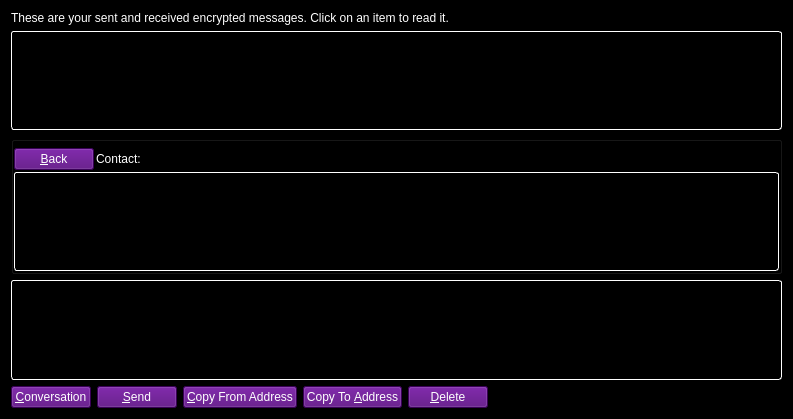
<?xml version="1.0" encoding="UTF-8"?>
<ui version="4.0">
 <class>MessagePage</class>
 <widget class="QWidget" name="MessagePage">
  <property name="geometry">
   <rect>
    <x>0</x>
    <y>0</y>
    <width>793</width>
    <height>419</height>
   </rect>
  </property>
  <property name="palette">
   <palette>
    <active>
     <colorrole role="WindowText">
      <brush brushstyle="SolidPattern">
       <color alpha="255">
        <red>255</red>
        <green>255</green>
        <blue>255</blue>
       </color>
      </brush>
     </colorrole>
     <colorrole role="Button">
      <brush brushstyle="SolidPattern">
       <color alpha="255">
        <red>0</red>
        <green>0</green>
        <blue>0</blue>
       </color>
      </brush>
     </colorrole>
     <colorrole role="Light">
      <brush brushstyle="SolidPattern">
       <color alpha="255">
        <red>0</red>
        <green>0</green>
        <blue>0</blue>
       </color>
      </brush>
     </colorrole>
     <colorrole role="Midlight">
      <brush brushstyle="SolidPattern">
       <color alpha="255">
        <red>0</red>
        <green>0</green>
        <blue>0</blue>
       </color>
      </brush>
     </colorrole>
     <colorrole role="Dark">
      <brush brushstyle="SolidPattern">
       <color alpha="255">
        <red>0</red>
        <green>0</green>
        <blue>0</blue>
       </color>
      </brush>
     </colorrole>
     <colorrole role="Mid">
      <brush brushstyle="SolidPattern">
       <color alpha="255">
        <red>0</red>
        <green>0</green>
        <blue>0</blue>
       </color>
      </brush>
     </colorrole>
     <colorrole role="Text">
      <brush brushstyle="SolidPattern">
       <color alpha="255">
        <red>255</red>
        <green>255</green>
        <blue>255</blue>
       </color>
      </brush>
     </colorrole>
     <colorrole role="BrightText">
      <brush brushstyle="SolidPattern">
       <color alpha="255">
        <red>255</red>
        <green>255</green>
        <blue>255</blue>
       </color>
      </brush>
     </colorrole>
     <colorrole role="ButtonText">
      <brush brushstyle="SolidPattern">
       <color alpha="255">
        <red>255</red>
        <green>255</green>
        <blue>255</blue>
       </color>
      </brush>
     </colorrole>
     <colorrole role="Base">
      <brush brushstyle="SolidPattern">
       <color alpha="255">
        <red>0</red>
        <green>0</green>
        <blue>0</blue>
       </color>
      </brush>
     </colorrole>
     <colorrole role="Window">
      <brush brushstyle="SolidPattern">
       <color alpha="255">
        <red>0</red>
        <green>0</green>
        <blue>0</blue>
       </color>
      </brush>
     </colorrole>
     <colorrole role="Shadow">
      <brush brushstyle="SolidPattern">
       <color alpha="255">
        <red>0</red>
        <green>0</green>
        <blue>0</blue>
       </color>
      </brush>
     </colorrole>
     <colorrole role="AlternateBase">
      <brush brushstyle="SolidPattern">
       <color alpha="255">
        <red>0</red>
        <green>0</green>
        <blue>0</blue>
       </color>
      </brush>
     </colorrole>
     <colorrole role="ToolTipBase">
      <brush brushstyle="SolidPattern">
       <color alpha="255">
        <red>255</red>
        <green>255</green>
        <blue>220</blue>
       </color>
      </brush>
     </colorrole>
     <colorrole role="ToolTipText">
      <brush brushstyle="SolidPattern">
       <color alpha="255">
        <red>0</red>
        <green>0</green>
        <blue>0</blue>
       </color>
      </brush>
     </colorrole>
    </active>
    <inactive>
     <colorrole role="WindowText">
      <brush brushstyle="SolidPattern">
       <color alpha="255">
        <red>255</red>
        <green>255</green>
        <blue>255</blue>
       </color>
      </brush>
     </colorrole>
     <colorrole role="Button">
      <brush brushstyle="SolidPattern">
       <color alpha="255">
        <red>0</red>
        <green>0</green>
        <blue>0</blue>
       </color>
      </brush>
     </colorrole>
     <colorrole role="Light">
      <brush brushstyle="SolidPattern">
       <color alpha="255">
        <red>0</red>
        <green>0</green>
        <blue>0</blue>
       </color>
      </brush>
     </colorrole>
     <colorrole role="Midlight">
      <brush brushstyle="SolidPattern">
       <color alpha="255">
        <red>0</red>
        <green>0</green>
        <blue>0</blue>
       </color>
      </brush>
     </colorrole>
     <colorrole role="Dark">
      <brush brushstyle="SolidPattern">
       <color alpha="255">
        <red>0</red>
        <green>0</green>
        <blue>0</blue>
       </color>
      </brush>
     </colorrole>
     <colorrole role="Mid">
      <brush brushstyle="SolidPattern">
       <color alpha="255">
        <red>0</red>
        <green>0</green>
        <blue>0</blue>
       </color>
      </brush>
     </colorrole>
     <colorrole role="Text">
      <brush brushstyle="SolidPattern">
       <color alpha="255">
        <red>255</red>
        <green>255</green>
        <blue>255</blue>
       </color>
      </brush>
     </colorrole>
     <colorrole role="BrightText">
      <brush brushstyle="SolidPattern">
       <color alpha="255">
        <red>255</red>
        <green>255</green>
        <blue>255</blue>
       </color>
      </brush>
     </colorrole>
     <colorrole role="ButtonText">
      <brush brushstyle="SolidPattern">
       <color alpha="255">
        <red>255</red>
        <green>255</green>
        <blue>255</blue>
       </color>
      </brush>
     </colorrole>
     <colorrole role="Base">
      <brush brushstyle="SolidPattern">
       <color alpha="255">
        <red>0</red>
        <green>0</green>
        <blue>0</blue>
       </color>
      </brush>
     </colorrole>
     <colorrole role="Window">
      <brush brushstyle="SolidPattern">
       <color alpha="255">
        <red>0</red>
        <green>0</green>
        <blue>0</blue>
       </color>
      </brush>
     </colorrole>
     <colorrole role="Shadow">
      <brush brushstyle="SolidPattern">
       <color alpha="255">
        <red>0</red>
        <green>0</green>
        <blue>0</blue>
       </color>
      </brush>
     </colorrole>
     <colorrole role="AlternateBase">
      <brush brushstyle="SolidPattern">
       <color alpha="255">
        <red>0</red>
        <green>0</green>
        <blue>0</blue>
       </color>
      </brush>
     </colorrole>
     <colorrole role="ToolTipBase">
      <brush brushstyle="SolidPattern">
       <color alpha="255">
        <red>255</red>
        <green>255</green>
        <blue>220</blue>
       </color>
      </brush>
     </colorrole>
     <colorrole role="ToolTipText">
      <brush brushstyle="SolidPattern">
       <color alpha="255">
        <red>0</red>
        <green>0</green>
        <blue>0</blue>
       </color>
      </brush>
     </colorrole>
    </inactive>
    <disabled>
     <colorrole role="WindowText">
      <brush brushstyle="SolidPattern">
       <color alpha="255">
        <red>0</red>
        <green>0</green>
        <blue>0</blue>
       </color>
      </brush>
     </colorrole>
     <colorrole role="Button">
      <brush brushstyle="SolidPattern">
       <color alpha="255">
        <red>0</red>
        <green>0</green>
        <blue>0</blue>
       </color>
      </brush>
     </colorrole>
     <colorrole role="Light">
      <brush brushstyle="SolidPattern">
       <color alpha="255">
        <red>0</red>
        <green>0</green>
        <blue>0</blue>
       </color>
      </brush>
     </colorrole>
     <colorrole role="Midlight">
      <brush brushstyle="SolidPattern">
       <color alpha="255">
        <red>0</red>
        <green>0</green>
        <blue>0</blue>
       </color>
      </brush>
     </colorrole>
     <colorrole role="Dark">
      <brush brushstyle="SolidPattern">
       <color alpha="255">
        <red>0</red>
        <green>0</green>
        <blue>0</blue>
       </color>
      </brush>
     </colorrole>
     <colorrole role="Mid">
      <brush brushstyle="SolidPattern">
       <color alpha="255">
        <red>0</red>
        <green>0</green>
        <blue>0</blue>
       </color>
      </brush>
     </colorrole>
     <colorrole role="Text">
      <brush brushstyle="SolidPattern">
       <color alpha="255">
        <red>0</red>
        <green>0</green>
        <blue>0</blue>
       </color>
      </brush>
     </colorrole>
     <colorrole role="BrightText">
      <brush brushstyle="SolidPattern">
       <color alpha="255">
        <red>255</red>
        <green>255</green>
        <blue>255</blue>
       </color>
      </brush>
     </colorrole>
     <colorrole role="ButtonText">
      <brush brushstyle="SolidPattern">
       <color alpha="255">
        <red>0</red>
        <green>0</green>
        <blue>0</blue>
       </color>
      </brush>
     </colorrole>
     <colorrole role="Base">
      <brush brushstyle="SolidPattern">
       <color alpha="255">
        <red>0</red>
        <green>0</green>
        <blue>0</blue>
       </color>
      </brush>
     </colorrole>
     <colorrole role="Window">
      <brush brushstyle="SolidPattern">
       <color alpha="255">
        <red>0</red>
        <green>0</green>
        <blue>0</blue>
       </color>
      </brush>
     </colorrole>
     <colorrole role="Shadow">
      <brush brushstyle="SolidPattern">
       <color alpha="255">
        <red>0</red>
        <green>0</green>
        <blue>0</blue>
       </color>
      </brush>
     </colorrole>
     <colorrole role="AlternateBase">
      <brush brushstyle="SolidPattern">
       <color alpha="255">
        <red>0</red>
        <green>0</green>
        <blue>0</blue>
       </color>
      </brush>
     </colorrole>
     <colorrole role="ToolTipBase">
      <brush brushstyle="SolidPattern">
       <color alpha="255">
        <red>255</red>
        <green>255</green>
        <blue>220</blue>
       </color>
      </brush>
     </colorrole>
     <colorrole role="ToolTipText">
      <brush brushstyle="SolidPattern">
       <color alpha="255">
        <red>0</red>
        <green>0</green>
        <blue>0</blue>
       </color>
      </brush>
     </colorrole>
    </disabled>
   </palette>
  </property>
  <property name="windowTitle">
   <string>Address Book</string>
  </property>
  <layout class="QVBoxLayout" name="verticalLayout_2">
   <item>
    <widget class="QLabel" name="labelExplanation">
     <property name="text">
      <string>These are your sent and received encrypted messages. Click on an item to read it.</string>
     </property>
     <property name="textFormat">
      <enum>Qt::PlainText</enum>
     </property>
     <property name="wordWrap">
      <bool>true</bool>
     </property>
    </widget>
   </item>
   <item>
    <widget class="QTableView" name="tableView">
     <property name="contextMenuPolicy">
      <enum>Qt::CustomContextMenu</enum>
     </property>
     <property name="toolTip">
      <string>Click on a message to view it</string>
     </property>
     <property name="styleSheet">
      <string notr="true">background: rgb(0,0,0); color: rgb(255,255,255); border: 1px inset white; border-radius: 3px; margin: 0px;</string>
     </property>
     <property name="tabKeyNavigation">
      <bool>false</bool>
     </property>
     <property name="alternatingRowColors">
      <bool>true</bool>
     </property>
     <property name="selectionMode">
      <enum>QAbstractItemView::SingleSelection</enum>
     </property>
     <property name="selectionBehavior">
      <enum>QAbstractItemView::SelectRows</enum>
     </property>
     <property name="sortingEnabled">
      <bool>true</bool>
     </property>
     <attribute name="verticalHeaderVisible">
      <bool>false</bool>
     </attribute>
    </widget>
   </item>
   <item>
    <layout class="QVBoxLayout" name="verticalLayout">
     <item>
      <widget class="QGroupBox" name="messageDetails">
       <property name="title">
        <string/>
       </property>
       <layout class="QVBoxLayout" name="verticalLayout_4">
        <property name="spacing">
         <number>2</number>
        </property>
        <property name="leftMargin">
         <number>0</number>
        </property>
        <property name="topMargin">
         <number>6</number>
        </property>
        <property name="rightMargin">
         <number>0</number>
        </property>
        <property name="bottomMargin">
         <number>0</number>
        </property>
        <item>
         <layout class="QHBoxLayout" name="horizontalLayout_3">
          <item>
           <widget class="QPushButton" name="backButton">
            <property name="styleSheet">
             <string notr="true">background-color: rgb(80, 0, 120);
color: rgb(255, 255, 255);</string>
            </property>
            <property name="text">
             <string>&amp;Back</string>
            </property>
            <property name="icon">
             <iconset resource="../bitphantom.qrc">
              <normaloff>:/icons/quit</normaloff>:/icons/quit</iconset>
            </property>
           </widget>
          </item>
          <item>
           <widget class="QLabel" name="labelContact">
            <property name="text">
             <string>Contact:</string>
            </property>
           </widget>
          </item>
          <item>
           <widget class="QLabel" name="contactLabel">
            <property name="text">
             <string/>
            </property>
           </widget>
          </item>
          <item>
           <spacer name="horizontalSpacer_3">
            <property name="orientation">
             <enum>Qt::Horizontal</enum>
            </property>
            <property name="sizeHint" stdset="0">
             <size>
              <width>40</width>
              <height>20</height>
             </size>
            </property>
           </spacer>
          </item>
         </layout>
        </item>
        <item>
         <widget class="QListView" name="listConversation">
          <property name="styleSheet">
           <string notr="true">background: rgb(0,0,0); color: rgb(255,255,255); border: 1px inset white; border-radius: 3px; margin: 0px;</string>
          </property>
         </widget>
        </item>
        <item>
         <layout class="QVBoxLayout" name="verticalLayout_3"/>
        </item>
       </layout>
      </widget>
     </item>
     <item>
      <widget class="MRichTextEdit" name="messageEdit" native="true">
       <property name="minimumSize">
        <size>
         <width>0</width>
         <height>100</height>
        </size>
       </property>
       <property name="styleSheet">
        <string notr="true"> background: rgb(0,0,0); color: rgb(255,255,255); border: 1px inset white; border-radius: 3px; margin: 0px;</string>
       </property>
      </widget>
     </item>
     <item>
      <layout class="QHBoxLayout" name="horizontalLayout">
       <item>
        <widget class="QPushButton" name="newButton">
         <property name="styleSheet">
          <string notr="true">background-color: rgb(80, 0, 120);
color: rgb(255, 255, 255);</string>
         </property>
         <property name="text">
          <string>&amp;Conversation</string>
         </property>
         <property name="icon">
          <iconset resource="../bitphantom.qrc">
           <normaloff>:/icons/add</normaloff>:/icons/add</iconset>
         </property>
        </widget>
       </item>
       <item>
        <widget class="QPushButton" name="sendButton">
         <property name="toolTip">
          <string>Sign a message to prove you own a bitphantom address</string>
         </property>
         <property name="styleSheet">
          <string notr="true">background-color: rgb(80, 0, 120);
color: rgb(255, 255, 255);</string>
         </property>
         <property name="text">
          <string>&amp;Send</string>
         </property>
         <property name="icon">
          <iconset resource="../bitphantom.qrc">
           <normaloff>:/icons/send</normaloff>:/icons/send</iconset>
         </property>
        </widget>
       </item>
       <item>
        <widget class="QPushButton" name="copyFromAddressButton">
         <property name="toolTip">
          <string>Copy the currently selected address to the system clipboard</string>
         </property>
         <property name="styleSheet">
          <string notr="true">background-color: rgb(80, 0, 120);
color: rgb(255, 255, 255);</string>
         </property>
         <property name="text">
          <string>&amp;Copy From Address</string>
         </property>
         <property name="icon">
          <iconset resource="../bitphantom.qrc">
           <normaloff>:/icons/editcopy</normaloff>:/icons/editcopy</iconset>
         </property>
        </widget>
       </item>
       <item>
        <widget class="QPushButton" name="copyToAddressButton">
         <property name="toolTip">
          <string>Copy the currently selected address to the system clipboard</string>
         </property>
         <property name="styleSheet">
          <string notr="true">background-color: rgb(80, 0, 120);
color: rgb(255, 255, 255);</string>
         </property>
         <property name="text">
          <string>Copy To &amp;Address</string>
         </property>
         <property name="icon">
          <iconset resource="../bitphantom.qrc">
           <normaloff>:/icons/editcopy</normaloff>:/icons/editcopy</iconset>
         </property>
        </widget>
       </item>
       <item>
        <widget class="QPushButton" name="deleteButton">
         <property name="toolTip">
          <string>Delete the currently selected address from the list</string>
         </property>
         <property name="styleSheet">
          <string notr="true">background-color: rgb(80, 0, 120);
color: rgb(255, 255, 255);</string>
         </property>
         <property name="text">
          <string>&amp;Delete</string>
         </property>
         <property name="icon">
          <iconset resource="../bitphantom.qrc">
           <normaloff>:/icons/remove</normaloff>:/icons/remove</iconset>
         </property>
        </widget>
       </item>
       <item>
        <spacer name="horizontalSpacer">
         <property name="orientation">
          <enum>Qt::Horizontal</enum>
         </property>
         <property name="sizeHint" stdset="0">
          <size>
           <width>40</width>
           <height>20</height>
          </size>
         </property>
        </spacer>
       </item>
      </layout>
     </item>
    </layout>
   </item>
  </layout>
 </widget>
 <customwidgets>
  <customwidget>
   <class>MRichTextEdit</class>
   <extends>QWidget</extends>
   <header>mrichtextedit.h</header>
   <container>1</container>
  </customwidget>
 </customwidgets>
 <resources>
  <include location="../bitphantom.qrc"/>
 </resources>
 <connections/>
</ui>
